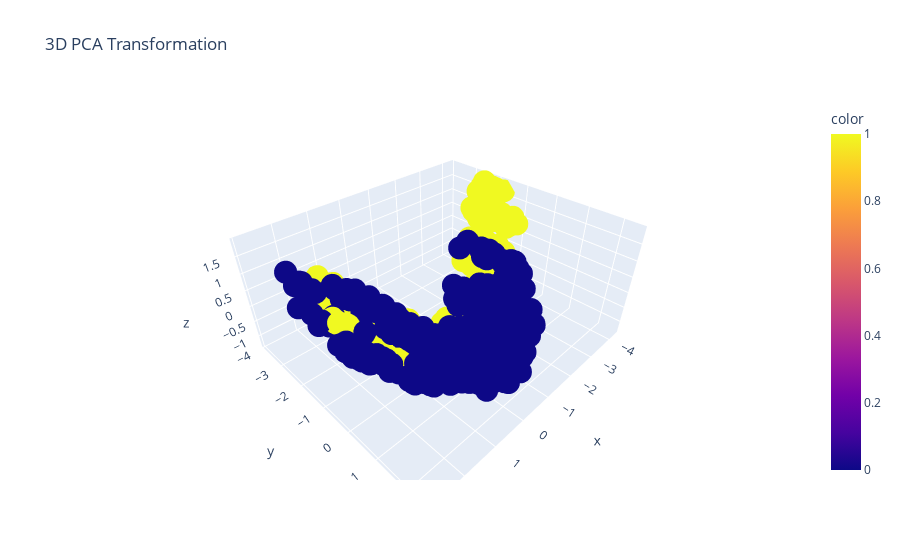

Notebook cell for this chart:
### Markdown cell above
KMeans failed to provide a faithful separation of two clusters. We can try to improve this result by using all coordinates, i.e. using a 3-PCA transformation

### Code cell
X_3PCA = PCA(n_components=3).fit_transform(X)


f = px.scatter_3d(x=X_3PCA[:, 0], y=X_3PCA[:,1], z=X_3PCA[:, 2], color=y,
                  title = "3D PCA Transformation") # Transparency to see if there are "overlaps" in classes
f.show()

### Figure 1 — Plotly figure (JSON) as saved in the notebook; plotly's stock layout.template omitted (floating-point values rounded to 4 significant figures; data arrays with more than 128 entries replaced by an {"elided": "..."} marker saying what was removed)
{"data": [{"hovertemplate": "x=%{x}<br>y=%{y}<br>z=%{z}<br>color=%{marker.color}<extra></extra>", "legendgroup": "", "marker": {"color": {"elided": "1372 int values"}, "coloraxis": "coloraxis", "symbol": "circle"}, "mode": "markers", "name": "", "scene": "scene", "showlegend": false, "type": "scatter3d", "x": {"elided": "1372 float values"}, "y": {"elided": "1372 float values"}, "z": {"elided": "1372 float values"}}], "layout": {"coloraxis": {"colorbar": {"title": {"text": "color"}}, "colorscale": [[0, "#0d0887"], [0.1111, "#46039f"], [0.2222, "#7201a8"], [0.3333, "#9c179e"], [0.4444, "#bd3786"], [0.5556, "#d8576b"], [0.6667, "#ed7953"], [0.7778, "#fb9f3a"], [0.8889, "#fdca26"], [1, "#f0f921"]]}, "legend": {"tracegroupgap": 0}, "scene": {"domain": {"x": [0, 1], "y": [0, 1]}, "xaxis": {"title": {"text": "x"}}, "yaxis": {"title": {"text": "y"}}, "zaxis": {"title": {"text": "z"}}}, "title": {"text": "3D PCA Transformation"}}}
